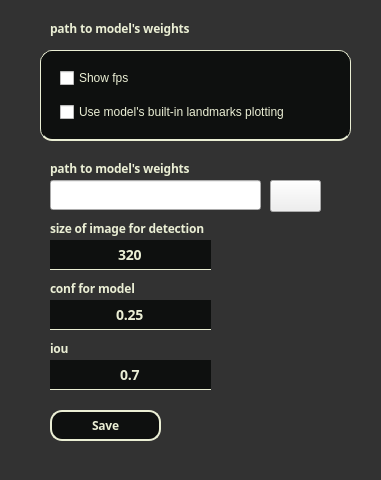
<?xml version="1.0" encoding="UTF-8"?>
<ui version="4.0">
 <class>Settings</class>
 <widget class="QWidget" name="Settings">
  <property name="geometry">
   <rect>
    <x>0</x>
    <y>0</y>
    <width>381</width>
    <height>480</height>
   </rect>
  </property>
  <property name="windowTitle">
   <string>Form</string>
  </property>
  <property name="styleSheet">
   <string notr="true">#Settings{
background-color: rgb(50, 50, 50);
}</string>
  </property>
  <widget class="QLineEdit" name="file">
   <property name="enabled">
    <bool>true</bool>
   </property>
   <property name="geometry">
    <rect>
     <x>50</x>
     <y>180</y>
     <width>211</width>
     <height>30</height>
    </rect>
   </property>
   <property name="sizePolicy">
    <sizepolicy hsizetype="Expanding" vsizetype="Fixed">
     <horstretch>0</horstretch>
     <verstretch>0</verstretch>
    </sizepolicy>
   </property>
   <property name="font">
    <font>
     <family>Mori</family>
     <pointsize>-1</pointsize>
     <bold>false</bold>
     <hintingpreference>PreferDefaultHinting</hintingpreference>
    </font>
   </property>
   <property name="layoutDirection">
    <enum>Qt::LeftToRight</enum>
   </property>
   <property name="styleSheet">
    <string notr="true">#file{
	color: rgb(234, 238, 212);
	border-style: solid;
	border-color: rgb(234, 238, 212);
	background-color: rgb(14,16,15);
	border-bottom-width: 1px;
	font-family: Mori, sans-serif;
	font-size: 10px;
	font-weight: 400;
	letter-spacing: -0.201359px;;
}

#file::disabled{
	color: rgba(234, 238, 212, 90);
	border-color: rgba(234, 238, 212, 90);
}

</string>
   </property>
   <property name="text">
    <string/>
   </property>
   <property name="alignment">
    <set>Qt::AlignCenter</set>
   </property>
   <property name="dragEnabled">
    <bool>false</bool>
   </property>
   <property name="readOnly">
    <bool>true</bool>
   </property>
   <property name="cursorMoveStyle">
    <enum>Qt::LogicalMoveStyle</enum>
   </property>
  </widget>
  <widget class="QPushButton" name="folder_button">
   <property name="enabled">
    <bool>true</bool>
   </property>
   <property name="geometry">
    <rect>
     <x>270</x>
     <y>180</y>
     <width>51</width>
     <height>32</height>
    </rect>
   </property>
   <property name="mouseTracking">
    <bool>true</bool>
   </property>
   <property name="styleSheet">
    <string notr="true">#pushButton{
	background-color: rgb(83, 88, 95);
}</string>
   </property>
   <property name="text">
    <string/>
   </property>
   <property name="icon">
    <iconset>
     <normaloff>../../data/ui/folder.png</normaloff>../../data/ui/folder.png</iconset>
   </property>
   <property name="iconSize">
    <size>
     <width>24</width>
     <height>24</height>
    </size>
   </property>
  </widget>
  <widget class="QLineEdit" name="imgsz">
   <property name="geometry">
    <rect>
     <x>50</x>
     <y>240</y>
     <width>161</width>
     <height>30</height>
    </rect>
   </property>
   <property name="styleSheet">
    <string notr="true">color: rgb(234, 238, 212);
border-style: solid;
border-color: rgb(234, 238, 212);
background-color: rgb(14,16,15);
border-bottom-width: 1px;
font-family: Mori, sans-serif;
font-size: 14px;
font-weight: 600;
letter-spacing: -0.201359px;;
</string>
   </property>
   <property name="text">
    <string>320</string>
   </property>
   <property name="alignment">
    <set>Qt::AlignCenter</set>
   </property>
  </widget>
  <widget class="QLineEdit" name="conf">
   <property name="geometry">
    <rect>
     <x>50</x>
     <y>300</y>
     <width>161</width>
     <height>30</height>
    </rect>
   </property>
   <property name="styleSheet">
    <string notr="true">color: rgb(234, 238, 212);
border-style: solid;
border-color: rgb(234, 238, 212);
background-color: rgb(14,16,15);
border-bottom-width: 1px;
font-family: Mori, sans-serif;
font-size: 14px;
font-weight: 600;
letter-spacing: -0.201359px;;
</string>
   </property>
   <property name="text">
    <string>0.25</string>
   </property>
   <property name="alignment">
    <set>Qt::AlignCenter</set>
   </property>
  </widget>
  <widget class="QLineEdit" name="iou">
   <property name="geometry">
    <rect>
     <x>50</x>
     <y>360</y>
     <width>161</width>
     <height>30</height>
    </rect>
   </property>
   <property name="styleSheet">
    <string notr="true">color: rgb(234, 238, 212);
border-style: solid;
border-color: rgb(234, 238, 212);
background-color: rgb(14,16,15);
border-bottom-width: 1px;
font-family: Mori, sans-serif;
font-size: 14px;
font-weight: 600;
letter-spacing: -0.201359px;;
</string>
   </property>
   <property name="text">
    <string>0.7</string>
   </property>
   <property name="alignment">
    <set>Qt::AlignCenter</set>
   </property>
  </widget>
  <widget class="QLabel" name="stream_label">
   <property name="geometry">
    <rect>
     <x>50</x>
     <y>160</y>
     <width>231</width>
     <height>16</height>
    </rect>
   </property>
   <property name="styleSheet">
    <string notr="true">color: rgb(234, 238, 212);
font-family: Mori, sans-serif;
font-size: 12px;
font-weight: 600;
letter-spacing: -0.201359px;;
</string>
   </property>
   <property name="text">
    <string>path to model's weights</string>
   </property>
  </widget>
  <widget class="QWidget" name="widget" native="true">
   <property name="geometry">
    <rect>
     <x>40</x>
     <y>50</y>
     <width>311</width>
     <height>91</height>
    </rect>
   </property>
   <property name="acceptDrops">
    <bool>true</bool>
   </property>
   <property name="styleSheet">
    <string notr="true">#widget{color: rgb(234, 238, 212);
border-radius: 12px;
border-width: 1px;
border-style: solid;
border-color: rgb(234, 238, 212);
background-color: rgb(14,16,15);
border-bottom-width: 2px;
font-family: Mori, sans-serif;
font-size: 16px;
font-weight: 600;
letter-spacing: -0.201359px;;
padding-bottom: 10px;
padding-left: 24px;
padding-right: 24px;
padding-top: 10px;
}</string>
   </property>
   <widget class="QWidget" name="verticalLayoutWidget">
    <property name="geometry">
     <rect>
      <x>20</x>
      <y>10</y>
      <width>281</width>
      <height>71</height>
     </rect>
    </property>
    <layout class="QVBoxLayout" name="verticalLayout">
     <item>
      <widget class="QCheckBox" name="cb1">
       <property name="styleSheet">
        <string notr="true">color: rgb(234, 238, 212);</string>
       </property>
       <property name="text">
        <string>Show fps</string>
       </property>
      </widget>
     </item>
     <item>
      <widget class="QCheckBox" name="cb2">
       <property name="styleSheet">
        <string notr="true">color: rgb(234, 238, 212);</string>
       </property>
       <property name="text">
        <string>Use model's built-in landmarks plotting</string>
       </property>
      </widget>
     </item>
    </layout>
   </widget>
  </widget>
  <widget class="QLabel" name="stream_label_3">
   <property name="geometry">
    <rect>
     <x>50</x>
     <y>220</y>
     <width>231</width>
     <height>16</height>
    </rect>
   </property>
   <property name="styleSheet">
    <string notr="true">color: rgb(234, 238, 212);
font-family: Mori, sans-serif;
font-size: 12px;
font-weight: 600;
letter-spacing: -0.201359px;;
</string>
   </property>
   <property name="text">
    <string>size of image for detection</string>
   </property>
  </widget>
  <widget class="QLabel" name="stream_label_4">
   <property name="geometry">
    <rect>
     <x>50</x>
     <y>280</y>
     <width>231</width>
     <height>16</height>
    </rect>
   </property>
   <property name="styleSheet">
    <string notr="true">color: rgb(234, 238, 212);
font-family: Mori, sans-serif;
font-size: 12px;
font-weight: 600;
letter-spacing: -0.201359px;;
</string>
   </property>
   <property name="text">
    <string>conf for model</string>
   </property>
  </widget>
  <widget class="QLabel" name="stream_label_5">
   <property name="geometry">
    <rect>
     <x>50</x>
     <y>340</y>
     <width>231</width>
     <height>16</height>
    </rect>
   </property>
   <property name="styleSheet">
    <string notr="true">color: rgb(234, 238, 212);
font-family: Mori, sans-serif;
font-size: 12px;
font-weight: 600;
letter-spacing: -0.201359px;;
</string>
   </property>
   <property name="text">
    <string>iou</string>
   </property>
  </widget>
  <widget class="QLabel" name="stream_label_2">
   <property name="geometry">
    <rect>
     <x>50</x>
     <y>20</y>
     <width>231</width>
     <height>16</height>
    </rect>
   </property>
   <property name="styleSheet">
    <string notr="true">color: rgb(234, 238, 212);
font-family: Mori, sans-serif;
font-size: 12px;
font-weight: 600;
letter-spacing: -0.201359px;;
</string>
   </property>
   <property name="text">
    <string>path to model's weights</string>
   </property>
  </widget>
  <widget class="QPushButton" name="save_button">
   <property name="geometry">
    <rect>
     <x>50</x>
     <y>410</y>
     <width>111</width>
     <height>31</height>
    </rect>
   </property>
   <property name="font">
    <font>
     <family>Mori</family>
     <pointsize>-1</pointsize>
     <fontweight>DemiBold</fontweight>
    </font>
   </property>
   <property name="cursor">
    <cursorShape>PointingHandCursor</cursorShape>
   </property>
   <property name="focusPolicy">
    <enum>Qt::ClickFocus</enum>
   </property>
   <property name="styleSheet">
    <string notr="true">#save_button{
	color: rgb(234, 238, 212);
	border-radius: 12px;
	border-width: 2px;
	border-style: solid;
	border-color: rgb(234, 238, 212);
	background-color: rgb(14,16,15);
	border-bottom-width: 2px;
	font-family: Mori, sans-serif;
	font-size: 12px;
	font-weight: 600;
	letter-spacing: -0.201359px;;
	padding-left: 24px;
	padding-right: 24px;
}

#save_button::hover{
	background-color: rgb(70, 80, 75)
}
</string>
   </property>
   <property name="text">
    <string>Save</string>
   </property>
   <property name="shortcut">
    <string>Return</string>
   </property>
  </widget>
 </widget>
 <resources/>
 <connections/>
</ui>
